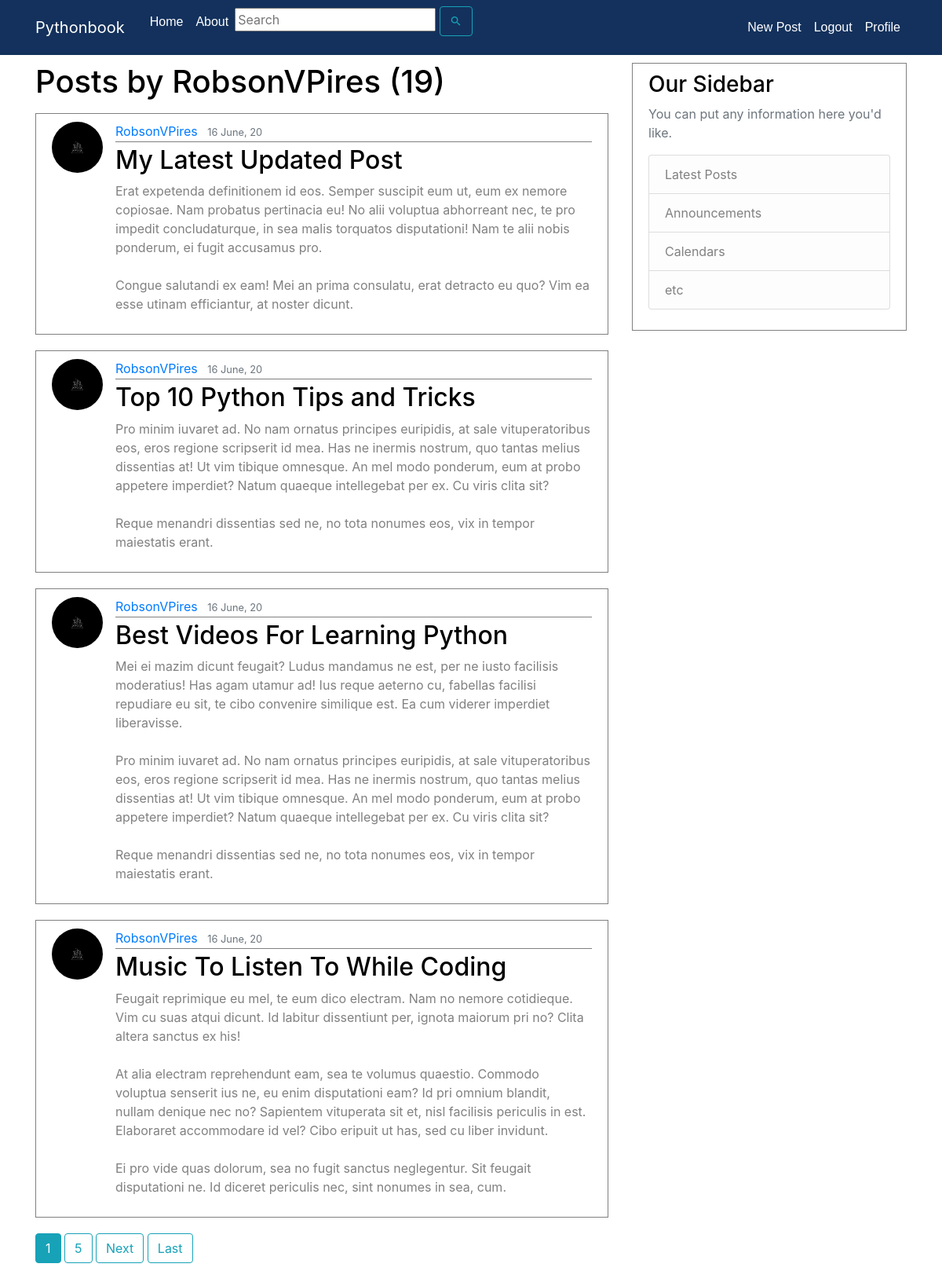
The app's page /user/RobsonVPires (signed in) with its own data.
### blog/models.py (models this page shows, shortened)
class Post(models.Model):
    title = models.CharField(max_length=100)
    content = models.TextField()
    date_posted = models.DateTimeField(default=timezone.now)
    author = models.ForeignKey(User, on_delete=models.CASCADE, related_name='author')

### users/models.py (models this page shows, shortened)
class Profile(models.Model):
    user = models.OneToOneField(User, on_delete=models.CASCADE)
    image = models.ImageField(default='default.jpg', upload_to='profile_pics')

### blog/views.py (the view)
# urls.py: path('user/<str:username>', UserPostListView.as_view(), name='user-posts'),
class UserPostListView(ListView):
    model = Post
    template_name = 'blog/user_posts.html'  # <app> / <model>_<viewtype>.html
    context_object_name = 'posts'
    paginate_by = 4
    def get_queryset(self):
        user = get_object_or_404(User, username=self.kwargs.get('username'))
        return Post.objects.filter(author=user).order_by('-date_posted')

### blog/templates/blog/user_posts.html (shortened to what this page needs)
{% extends "blog/base.html" %}
{% block content %}
 <h1 class="mb-3"> Posts by {{view.kwargs.username }} ({{ page_obj.paginator.count }})</h1>
    {% for post in posts %}
        <article class="media content-section">
          <img class="rounded-circle article-img" src="{{ post.author.profile.image.url }}">
            <div class="media-body">
            <div class="article-metadata">
              <a class="mr-2" href="{% url 'user-posts' post.author.username %}">{{ post.author }}</a>
              <small class="text-muted">{{ post.date_posted|date:"d F, y" }}</small>
            </div>
            <h2><a class="article-title" href="{% url 'post-detail' post.id %}">{{ post.title }}</a></h2>
            <p class="article-content">{{ post.content }}</p>
          </div>
        </article>
    {% endfor %}
    {% if is_paginated %}
        {% for num in page_obj.paginator.page_range %}
            {% if page_obj.number == num %}
                <a class="btn btn-info mb-4" href="?page={{ num }}">{{ num }}</a>
            {% elif num > page_obj.number|add:'-3' and num > page_obj.number|add:'3' %}
                <a class="btn btn-outline-info mb-4" href="?page={{ num }}">{{ num }}</a>
            {% endif %}
        {% endfor %}
        {% if page_obj.has_next %}
            <a class="btn btn-outline-info mb-4" href="?page={{ page_obj.next_page_number }}">Next</a>
            <a class="btn btn-outline-info mb-4" href="?page={{ page_obj.paginator.num_pages }}">Last</a>
        {% endif %}
    {% endif %}
{% endblock content %}

### blog/static/blog/main.css (style rules this page uses)
body { background: white; color: grey; margin-top: 5rem; }
h1, h2, h3, h4, h5, h6 { color: black; }
.content-section { color:grey; padding: 10px 20px; border: 1px solid; margin-bottom: 20px; }
.article-title { color: black; }
.article-content { color: grey; white-space: pre-line; }
.article-img { height: 65px; width: 65px; margin-right: 16px; }
.article-metadata { padding-bottom: 1px; margin-bottom: 4px; border-bottom: 1px solid gray; }

### records on screen
Post: author.profile.image (picture), author "RobsonVPires", date_posted "16 June, 20", title "My Latest Updated Post", content "Erat expetenda definitionem id eos. Semper suscipit eum ut, eum ex nemore copiosae. Nam probatus pertinacia eu! No alii voluptua abhorreant nec, te pro impedit concludaturque, in sea malis torquatos disputationi! Nam te alii nobis ponderum, ei fugit accusamus pro. Congue salutandi ex eam! Mei an prima consulatu, erat detracto eu quo? Vim ea esse utinam efficiantur, at noster dicunt."
Post: author.profile.image (picture), author "RobsonVPires", date_posted "16 June, 20", title "Top 10 Python Tips and Tricks", content "Pro minim iuvaret ad. No nam ornatus principes euripidis, at sale vituperatoribus eos, eros regione scripserit id mea. Has ne inermis nostrum, quo tantas melius dissentias at! Ut vim tibique omnesque. An mel modo ponderum, eum at probo appetere imperdiet? Natum quaeque intellegebat per ex. Cu viris clita sit? Reque menandri dissentias sed ne, no tota nonumes eos, vix in tempor maiestatis erant."
Post: author.profile.image (picture), author "RobsonVPires", date_posted "16 June, 20", title "Best Videos For Learning Python", content "Mei ei mazim dicunt feugait? Ludus mandamus ne est, per ne iusto facilisis moderatius! Has agam utamur ad! Ius reque aeterno cu, fabellas facilisi repudiare eu sit, te cibo convenire similique est. Ea cum viderer imperdiet liberavisse. Pro minim iuvaret ad. No nam ornatus principes euripidis, at sale vituperatoribus eos, eros regione scripserit id mea. Has ne inermis nostrum, quo tantas melius dissentias at! Ut vim tibique omnesque. An mel modo ponderum, eum at probo appetere imperdiet? Natum quaeque intellegebat per ex. Cu viris clita sit? Reque menandri dissentias sed ne, no tota nonumes eos, vix in tempor maiestatis erant."
Post: author.profile.image (picture), author "RobsonVPires", date_posted "16 June, 20", title "Music To Listen To While Coding", content "Feugait reprimique eu mel, te eum dico electram. Nam no nemore cotidieque. Vim cu suas atqui dicunt. Id labitur dissentiunt per, ignota maiorum pri no? Clita altera sanctus ex his! At alia electram reprehendunt eam, sea te volumus quaestio. Commodo voluptua senserit ius ne, eu enim disputationi eam? Id pri omnium blandit, nullam denique nec no? Sapientem vituperata sit et, nisl facilisis periculis in est. Elaboraret accommodare id vel? Cibo eripuit ut has, sed cu liber invidunt. Ei pro vide quas dolorum, sea no fugit sanctus neglegentur. Sit feugait disputationi ne. Id diceret periculis nec, sint nonumes in sea, cum."

### other values on screen
{{ view.kwargs.username }} "RobsonVPires"
{{ page_obj.paginator.count }} "19"
{{ num }} "1"
{{ num }} "5"
